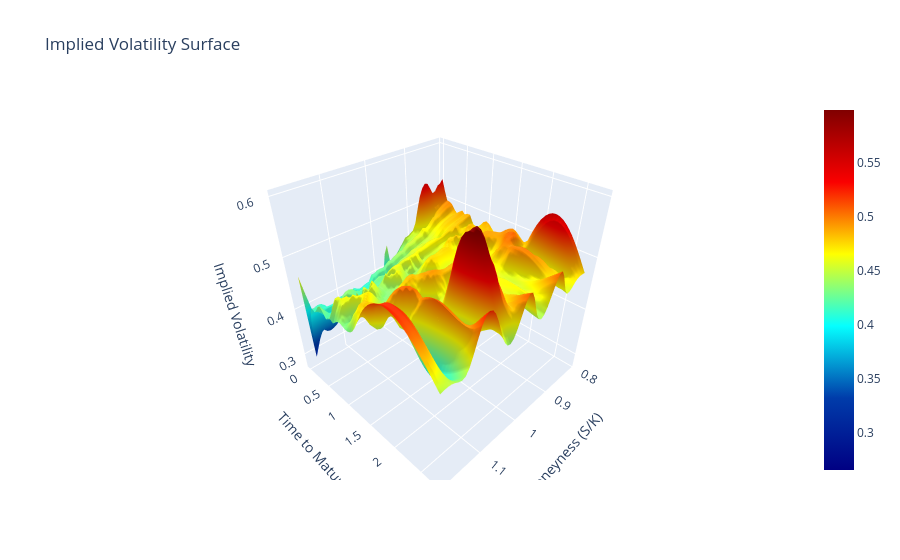

The notebook cell this image was saved under:
### Code cell
import plotly.graph_objects as go

fig = go.Figure(
    data=[
        go.Surface(
            x=M_grid,
            y=T_grid,
            z=IV_grid,
            colorscale="Jet"
        )
    ]
)

fig.update_layout(
    title="Implied Volatility Surface",
    scene=dict(
        xaxis_title="Moneyness (S/K)",
        yaxis_title="Time to Maturity",
        zaxis_title="Implied Volatility"
    )
)

fig.show()

### Figure 1 — Plotly figure (JSON) as saved in the notebook; plotly's stock layout.template omitted (floating-point values rounded to 4 significant figures; data arrays with more than 128 entries replaced by an {"elided": "..."} marker saying what was removed)
{"data": [{"colorscale": [[0, "rgb(0,0,131)"], [0.2, "rgb(0,60,170)"], [0.4, "rgb(5,255,255)"], [0.6, "rgb(255,255,0)"], [0.8, "rgb(250,0,0)"], [1, "rgb(128,0,0)"]], "type": "surface", "x": {"elided": "50x50 float values"}, "y": {"elided": "50x50 float values"}, "z": {"elided": "50x50 float values"}}], "layout": {"scene": {"xaxis": {"title": {"text": "Moneyness (S/K)"}}, "yaxis": {"title": {"text": "Time to Maturity"}}, "zaxis": {"title": {"text": "Implied Volatility"}}}, "title": {"text": "Implied Volatility Surface"}}}
